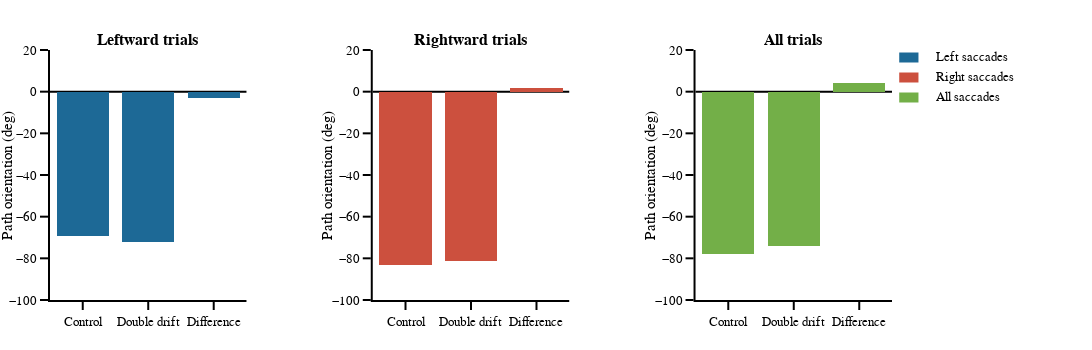

Notebook source saved alongside this figure:
### Code cell
# figure specific settings
subplot_titles = ('<b>Leftward trials<b>', '<b>Rightward trials<b>', '<b>All trials<b>')

# subplot settings
rows, cols = 1, 3
leg_mergin = 200
fig_height, fig_width = 350*rows, 350*cols+leg_mergin
column_widths,row_heights = [1,1,1],[1]
sb_specs = [[{},{},{}]]
fig = make_subplots(rows=rows, cols=cols, print_grid=False, vertical_spacing=0.2, horizontal_spacing=0.15, 
                    column_widths=column_widths, row_heights=row_heights, subplot_titles=subplot_titles)

sds = ['Left saccades', 'Right saccades', 'All saccades']
sd_cols = [colors_panel[1], colors_panel[7], colors_panel[4]]

x_legend = 1.05
y_legend_step = 0.08
y_legend_sd = 0.97
rad_leg = 0.04
x_txt = ['Control', 'Double drift', 'Difference']
x = [1,2,3]
y = [-69.1, -72.3, -72.3 -(-69.1)]

for sd_num, sd in enumerate(sds):
    y = [ang_reg_all[0, sd_num], 
         ang_reg_all[1, sd_num], 
         ang_reg_all[1, sd_num] - ang_reg_all[0, sd_num]]
    
    fig.append_trace(go.Bar(x=x, y=y, width=[0.8,0.8,0.8], name=sd, 
                          marker_color=sd_cols[sd_num]), row=row+1, col=sd_num+1)
    
    # legend
    fig.add_annotation(xref='paper', yref='paper', x=x_legend, y=y_legend_sd - y_legend_step * sd_num, 
                       text=sd, showarrow=False, font_size = template_specs['axes_font_size'],xanchor = 'left', yanchor='middle')
    fig.add_shape(type='rect',xref='paper', yref='paper', fillcolor = sd_cols[sd_num], line_width=0,
                  x0=x_legend - 0.03-  rad_leg / 3.5, y0=y_legend_sd - y_legend_step * sd_num - rad_leg / 2, 
                  x1=x_legend - 0.03 + rad_leg / 3.5, y1=y_legend_sd - y_legend_step * sd_num + rad_leg / 2)

# axes settings
for row in np.arange(rows):
    for col in np.arange(cols):
        fig.update_xaxes(visible=True, ticklen=8, linewidth=template_specs['axes_width'], range=[0.5,3.5], row=row+1, col=col+1)
        fig.update_yaxes(visible=True, ticklen=8, linewidth=template_specs['axes_width'], range=[-100,20], zeroline=True, title='Path orientation (deg)', row=row+1, col=col+1)
    
fig.layout.update(template=fig_template, width=fig_width, height=fig_height, margin_l=50, bargap=0, 
                  xaxis_tickvals=x, xaxis_ticktext=x_txt,
                  xaxis2_tickvals=x, xaxis2_ticktext=x_txt,
                  xaxis3_tickvals=x, xaxis3_ticktext=x_txt,
                  margin_r=leg_mergin, margin_t=50, margin_b=50, showlegend=False)
fig.show()
if not os.path.exists(fig_dir):os.mkdir(fig_dir)
fig.write_image('{}/{}_main_output.pdf'.format(fig_dir, subject))

### Figure 1 — Plotly figure (JSON) as saved in the notebook; plotly's stock layout.template omitted (floating-point values rounded to 4 significant figures)
{"data": [{"marker": {"color": "rgb(29, 105, 150)"}, "name": "Left saccades", "type": "bar", "width": [0.8, 0.8, 0.8], "x": [1, 2, 3], "xaxis": "x", "y": [-69.14, -72.34, -3.205], "yaxis": "y"}, {"marker": {"color": "rgb(204, 80, 62)"}, "name": "Right saccades", "type": "bar", "width": [0.8, 0.8, 0.8], "x": [1, 2, 3], "xaxis": "x2", "y": [-83.32, -81.48, 1.83], "yaxis": "y2"}, {"marker": {"color": "rgb(115, 175, 72)"}, "name": "All saccades", "type": "bar", "width": [0.8, 0.8, 0.8], "x": [1, 2, 3], "xaxis": "x3", "y": [-78.11, -73.87, 4.244], "yaxis": "y3"}], "layout": {"annotations": [{"font": {"size": 16}, "showarrow": false, "text": "<b>Leftward trials<b>", "x": 0.1167, "xanchor": "center", "xref": "paper", "y": 1, "yanchor": "bottom", "yref": "paper"}, {"font": {"size": 16}, "showarrow": false, "text": "<b>Rightward trials<b>", "x": 0.5, "xanchor": "center", "xref": "paper", "y": 1, "yanchor": "bottom", "yref": "paper"}, {"font": {"size": 16}, "showarrow": false, "text": "<b>All trials<b>", "x": 0.8833, "xanchor": "center", "xref": "paper", "y": 1, "yanchor": "bottom", "yref": "paper"}, {"font": {"size": 13}, "showarrow": false, "text": "Left saccades", "x": 1.05, "xanchor": "left", "xref": "paper", "y": 0.97, "yanchor": "middle", "yref": "paper"}, {"font": {"size": 13}, "showarrow": false, "text": "Right saccades", "x": 1.05, "xanchor": "left", "xref": "paper", "y": 0.89, "yanchor": "middle", "yref": "paper"}, {"font": {"size": 13}, "showarrow": false, "text": "All saccades", "x": 1.05, "xanchor": "left", "xref": "paper", "y": 0.81, "yanchor": "middle", "yref": "paper"}], "bargap": 0, "height": 350, "margin": {"b": 50, "l": 50, "r": 200, "t": 50}, "shapes": [{"fillcolor": "rgb(29, 105, 150)", "line": {"width": 0}, "type": "rect", "x0": 1.009, "x1": 1.031, "xref": "paper", "y0": 0.95, "y1": 0.99, "yref": "paper"}, {"fillcolor": "rgb(204, 80, 62)", "line": {"width": 0}, "type": "rect", "x0": 1.009, "x1": 1.031, "xref": "paper", "y0": 0.87, "y1": 0.91, "yref": "paper"}, {"fillcolor": "rgb(115, 175, 72)", "line": {"width": 0}, "type": "rect", "x0": 1.009, "x1": 1.031, "xref": "paper", "y0": 0.79, "y1": 0.83, "yref": "paper"}], "showlegend": false, "width": 1250, "xaxis": {"anchor": "y", "domain": [0, 0.2333], "linewidth": 2, "range": [0.5, 3.5], "ticklen": 8, "ticktext": ["Control", "Double drift", "Difference"], "tickvals": [1, 2, 3], "type": "linear", "visible": true}, "xaxis2": {"anchor": "y2", "domain": [0.3833, 0.6167], "linewidth": 2, "range": [0.5, 3.5], "ticklen": 8, "ticktext": ["Control", "Double drift", "Difference"], "tickvals": [1, 2, 3], "type": "linear", "visible": true}, "xaxis3": {"anchor": "y3", "domain": [0.7667, 1.0], "linewidth": 2, "range": [0.5, 3.5], "ticklen": 8, "ticktext": ["Control", "Double drift", "Difference"], "tickvals": [1, 2, 3], "type": "linear", "visible": true}, "yaxis": {"anchor": "x", "domain": [0, 1], "linewidth": 2, "range": [-100, 20], "ticklen": 8, "title": {"text": "Path orientation (deg)"}, "type": "linear", "visible": true, "zeroline": true}, "yaxis2": {"anchor": "x2", "domain": [0, 1], "linewidth": 2, "range": [-100, 20], "ticklen": 8, "title": {"text": "Path orientation (deg)"}, "type": "linear", "visible": true, "zeroline": true}, "yaxis3": {"anchor": "x3", "domain": [0, 1], "linewidth": 2, "range": [-100, 20], "ticklen": 8, "title": {"text": "Path orientation (deg)"}, "type": "linear", "visible": true, "zeroline": true}}}
